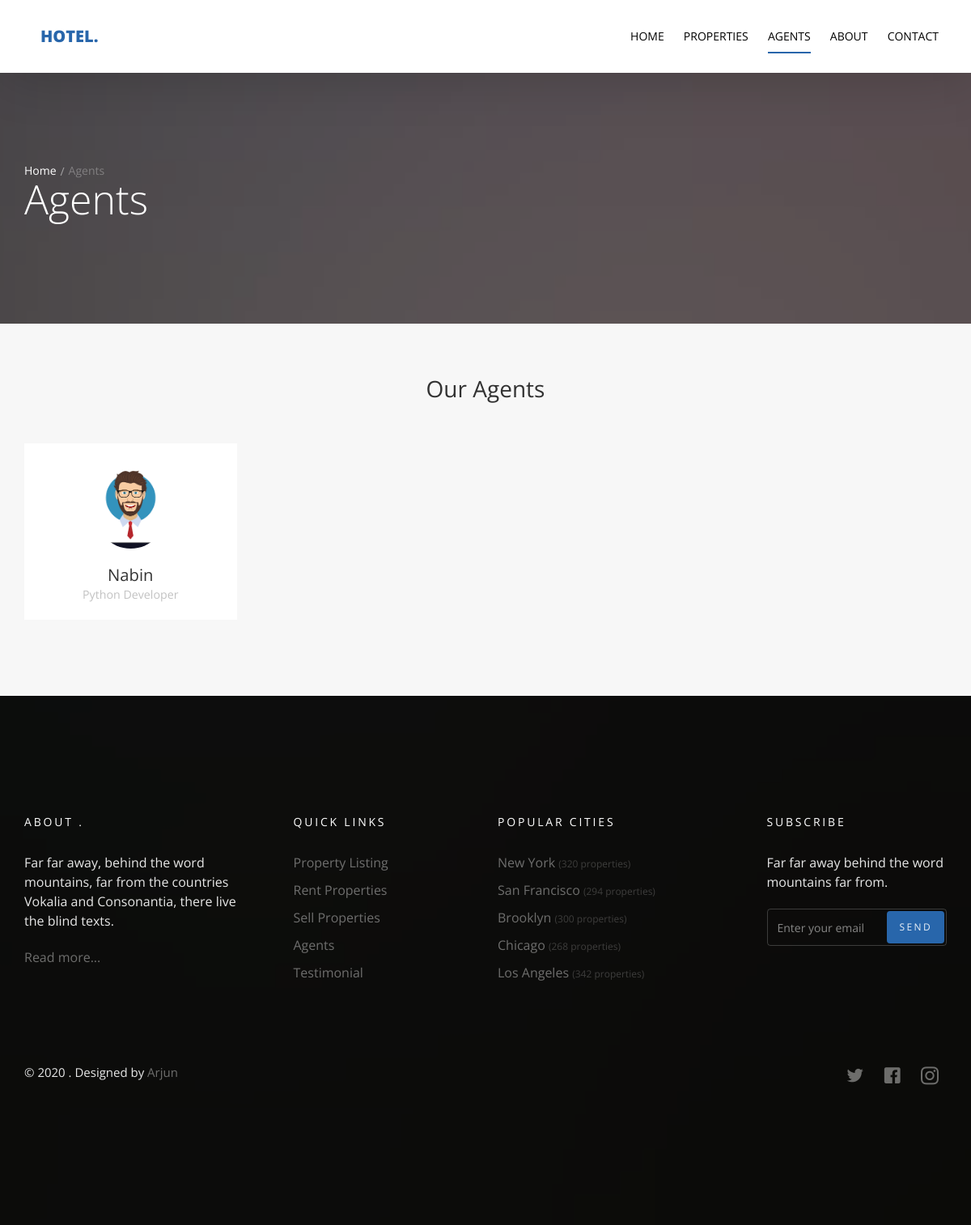
/agents/, run on the app's committed database.
### agents/models.py (models this page shows, shortened)
class Agent(models.Model):
    name = models.CharField(max_length=50)
    title = models.CharField(max_length=50)
    image= models.ImageField(upload_to='agents/')

### agents/views.py (the view)
# urls.py: path('',views.agents_list,name='agent_list'),
def agents_list(request):
    agent_list = Agent.objects.all()
    template = 'agents/agents.html'
    context = {
        'agent_list': agent_list
    }
    return render(request , template , context)

### agents/templates/agents/agents.html (shortened to what this page needs)
{% extends 'base.html' %}
{% block body %}
  <section class="probootstrap-slider flexslider2 page-inner">
    <div class="overlay"></div>
    <div class="probootstrap-wrap-banner">
      <div class="container">
        <div class="row">
          <div class="col-md-8">
            <div class="page-title probootstrap-animate">
              <div class="probootstrap-breadcrumbs">
                <a href="#">Home</a><span>Agents</span>
              </div>
              <h1>Agents</h1>
            </div>
          </div>
        </div>
      </div>
    </div>
    <ul class="slides">
      <li style="background-image: url(img/slider_1.jpg);"></li>
    </ul>
  </section>
  <section class="probootstrap-section probootstrap-section-lighter">
    <div class="container">
      <div class="row heading">
        <h2 class="mt0 mb50 text-center">Our Agents</h2>
      </div>
      <div class="row">
      {% for agent in agent_list %}
         <div class="col-md-3 col-sm-6">
          <div class="probootstrap-card probootstrap-person text-left">
            <div class="probootstrap-card-media">
              <img src="{{agent.image.url}}" class="img-responsive" alt="Free HTML5 Template by uicookies.com">
            </div>
            <div class="probootstrap-card-text">
              <h2 class="probootstrap-card-heading mb0">{{agent.name}}</h2>
              <p><small>{{agent.title}}</small></p>
            </div>
          </div>
          </div>
      </div>
      {% endfor %}
    </div>
  </section>
  {% endblock body %}

### data on the page
Agent: image (picture), name "Nabin", title "Python Developer"
